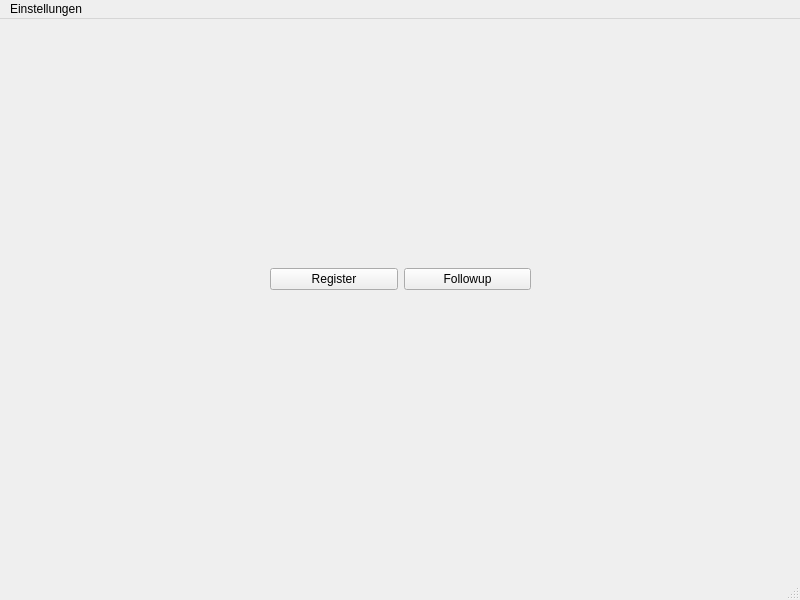
<?xml version="1.0" encoding="UTF-8"?>
<ui version="4.0">
 <class>MainWindow</class>
 <widget class="QMainWindow" name="MainWindow">
  <property name="geometry">
   <rect>
    <x>0</x>
    <y>0</y>
    <width>800</width>
    <height>600</height>
   </rect>
  </property>
  <property name="windowTitle">
   <string>MainWindow</string>
  </property>
  <widget class="QWidget" name="centralwidget">
   <widget class="QWidget" name="horizontalLayoutWidget">
    <property name="geometry">
     <rect>
      <x>270</x>
      <y>220</y>
      <width>261</width>
      <height>81</height>
     </rect>
    </property>
    <layout class="QHBoxLayout" name="horizontalLayout">
     <item>
      <widget class="QPushButton" name="registerViewButton">
       <property name="text">
        <string>Register</string>
       </property>
      </widget>
     </item>
     <item>
      <widget class="QPushButton" name="followupViewButton">
       <property name="text">
        <string>Followup</string>
       </property>
      </widget>
     </item>
    </layout>
   </widget>
  </widget>
  <widget class="QMenuBar" name="menubar">
   <property name="geometry">
    <rect>
     <x>0</x>
     <y>0</y>
     <width>800</width>
     <height>21</height>
    </rect>
   </property>
   <widget class="QMenu" name="menuEinstellungen">
    <property name="title">
     <string>Einstellungen</string>
    </property>
    <addaction name="actionProfile"/>
   </widget>
   <addaction name="menuEinstellungen"/>
  </widget>
  <widget class="QStatusBar" name="statusbar"/>
  <action name="actionProfile">
   <property name="text">
    <string>Profile</string>
   </property>
  </action>
 </widget>
 <resources/>
 <connections/>
</ui>
